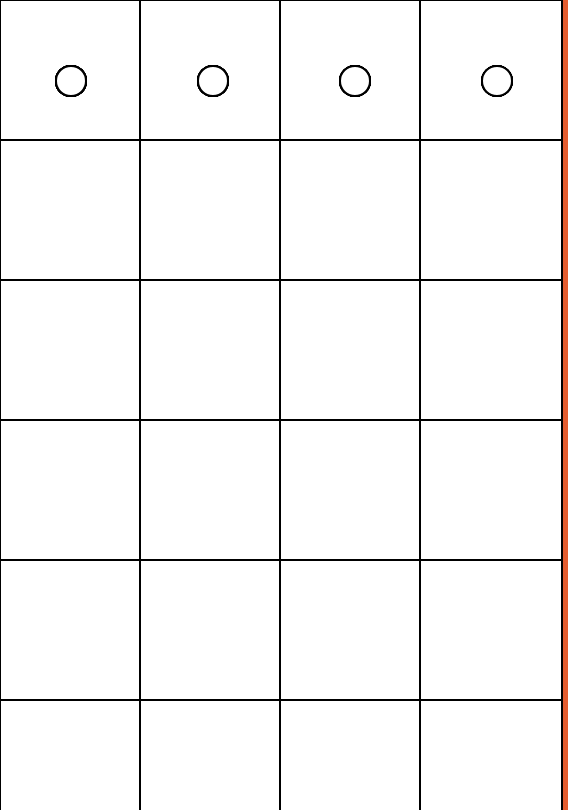
Frame 1 (no input)
Frame 2 (the mouse pressed at the canvas centre, redrawn once): identical to frame 1, image omitted

The p5.js sketch that drew this single still picture (run headless with seeded random() and noise() and a simulated clock; the mouse was pressed at the canvas centre and the sketch redrawn once):

// p5.js sketch
// ── sketch.js
let col1;
let col2;
let col3;
let colours;

function setup() {
  createCanvas(568, 810);
  frameRate(30);
  rectMode(CORNER);
  ellipseMode(CENTER);
  col1 = color(18, 33, 147);
  col2 = color(228, 93, 47);
  col3 = color(212, 212, 212);
  colours = [col1, col2, col3];  // array mit Farben
}

function draw() {
  background(col2);
  strokeWeight(2);
  noLoop();
  let   waveX = sin(frameCount)*200; // muss in der Draw Function deklariert werden
  let   waveY = cos(frameCount)*200;
  for (let i = 0; i < 4; i++) {
    for (let y = 0; y < 6; y++) {
      rect((i*10)+130*i, (y*10)+130*y, width/4, height/5); 
      for( let a = 0; a < 4; a++) {
        for(let b = 0; b < 8; b++){
          ellipse((a*width/4)+width/8, (b*height)+height/10, 30, 30);
          /* der erste Parameter setzt die ellipse in den center der Rects
          die X koordinate wird auf width durch 4 gesetzt, das ware aber 
          dann am Anfang 0. Daher addieren wir nicht width durch 4, sonst
          landet es auf der rechten Linie der Vierecks. 
          Die goldene Mitte ist bei width durch 8.
          */
        }
         
      }
    }
  }

}  
